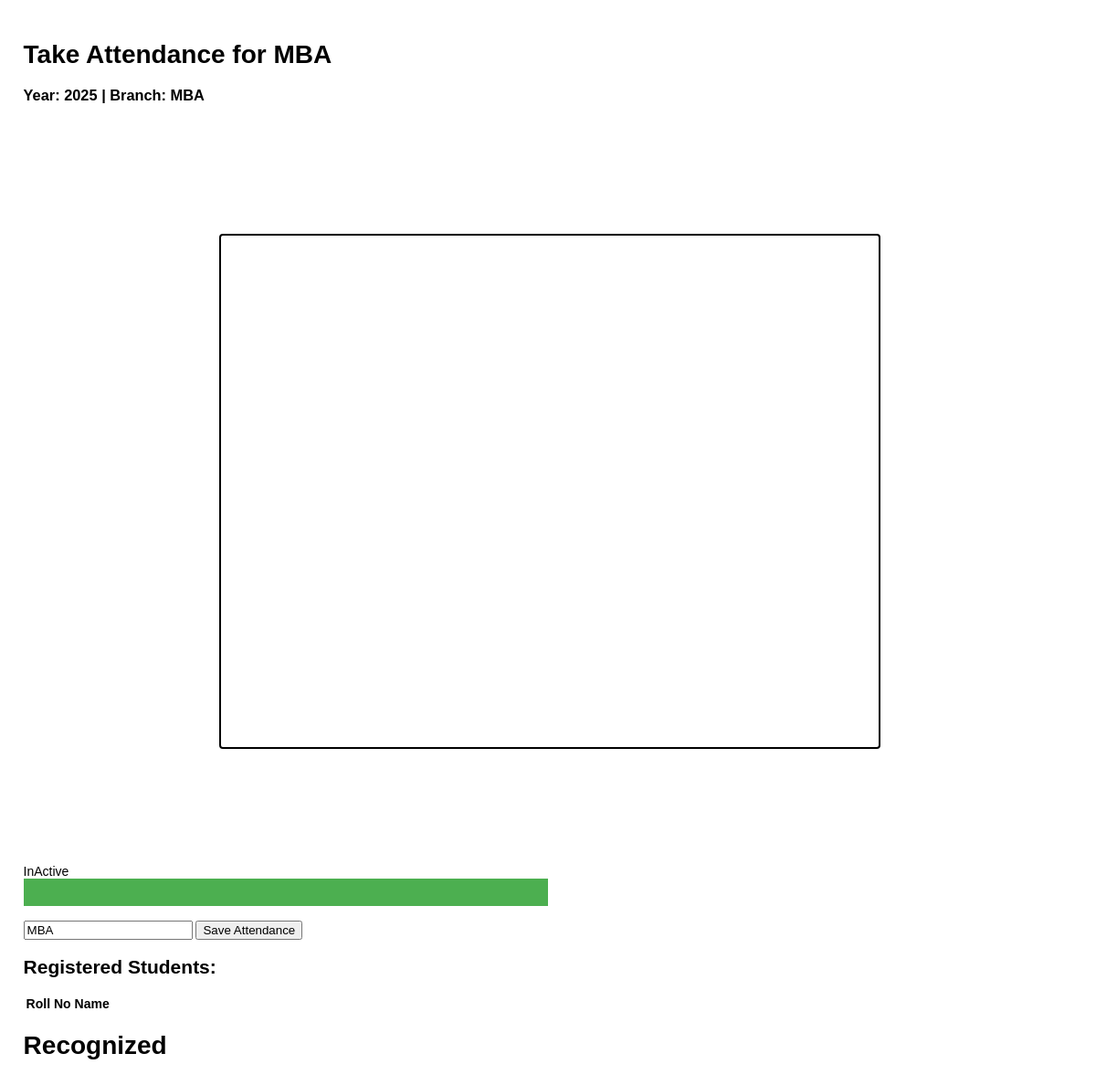
Screenshot of /course/2/ with the database file from the repository.
### myapp/models.py (models this page shows, shortened)
class Course(models.Model):
    course = models.CharField(max_length=100)
    year = models.CharField(max_length=50)
    branch = models.CharField(max_length=50)
    degree = models.ForeignKey(
        Degree, on_delete=models.CASCADE
    )  # Use ForeignKey for relationship
    students = models.ManyToManyField(
        Student, related_name="courses"
    )  # Use plural for clarity

### myapp/views.py (the view, shortened to what this page needs)
# urls.py: path("course/<int:course_id>/", views.take_attendance, name="take_attendance"),
def take_attendance(request, course_id):
    course = get_object_or_404(Course, id=course_id)
    students = course.students.all()
    context = {
        "course": course,
        "students": students,
    }
    return render(request, "take_attendance.html", context)

### templates/take_attendance.html (shortened to what this page needs)
{% load static %}
<!DOCTYPE html>
<html lang="en">
  <head>
    <link
      type="text/css"
      rel="stylesheet"
      href="{% static 'css/style.css' %}"
    />
  </head>
  <body>
    <div class="container p-4">
      <h1>Take Attendance for {{ course.course }}</h1>
      <h3>Year: {{ course.year }} | Branch: {{ course.branch }}</h3>
      <div id="video-frame" class="video">
        <video id="video" width="720" height="560" autoplay muted></video>
      </div>
      <div id="option" class="attend">
        <div class="p-2">
          <span id="Status">InActive</span>
          <div class="progress-bar" id="myProgressBar"></div>
        </div>
        <br />
        <div class="p-2">
          <input
            type="text"
            name="sessionname"
            id="sessionname"
            placeholder="Enter Session Name"
            value="{{course.course}}"
          />
          <button class="button is-info" id="saveAttendanceBtn">
            Save Attendance
          </button>
        </div>
        <h2>Registered Students:</h2>
        <table class="table" id="attendanc">
          <thead>
            <tr>
              <th>Roll No</th>
              <th>Name</th>
            </tr>
          </thead>
        </table>
        <h1>Recognized</h1>
      </div>
    </div>
  </body>
</html>

### static/css/style.css (style rules this page uses)
body { padding: 1.1rem; font: 14px "Lucida Grande", Helvetica, Arial, sans-serif; }
#video-frame { width: 99%; height: 100vh; padding: 0.5rem; border-radius: 0.25rem; display: grid; grid-template-areas: video-frame option; justify-content: center; align-items: center; }
.progress-bar { width: 0%; height: 30px; background-color: #4caf50; text-align: center; line-height: 30px; color: white; transition: width 1s ease; }
#video-frame>#video { border-radius: 0.25rem; border: 2px solid black; }

### rows the page displays
Course: course "MBA", year "2025", branch "MBA", sessionname "MBA"
